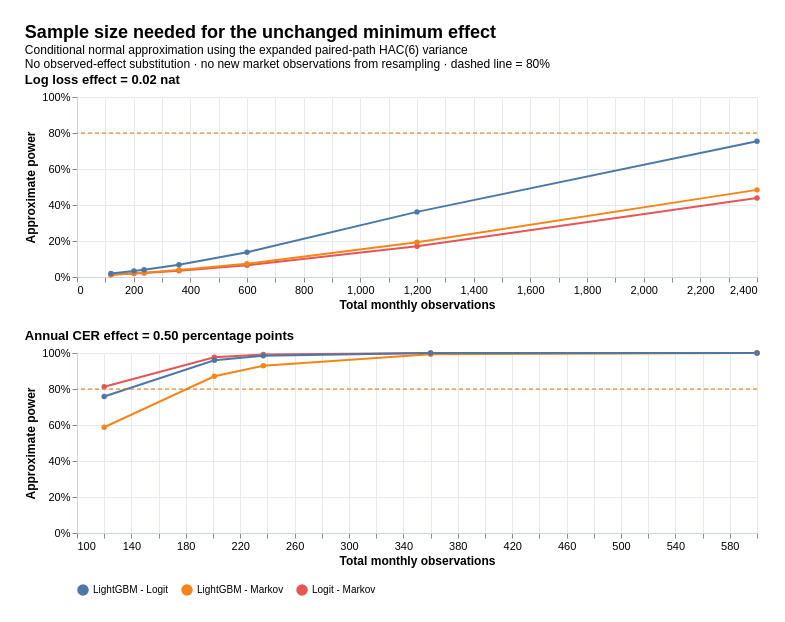

Vega-Lite specification for this chart:
### Vega-Lite specification from a JSON file in a GitHub repository (floating-point values rounded to 4 significant figures)
{"title": {"text": "Sample size needed for the unchanged minimum effect", "subtitle": ["Conditional normal approximation using the expanded paired-path HAC(6) variance", "No observed-effect substitution · no new market observations from resampling · dashed line = 80%"]}, "vconcat": [{"title": {"text": "Log loss effect = 0.02 nat", "fontSize": 13}, "width": 680, "height": 180, "layer": [{"data": {"values": [{"comparison": "Logit - Markov", "endpoint": "log_loss", "n": 120, "family_size": 12, "fixed_effect": 0.02, "se": 0.033, "critical": 2.865, "approximate_80pct_MDE": 0.1223, "approximate_power_at_fixed_effect": 0.01219, "approximate_required_total_n": 4490, "adequate_for_fixed_effect": false}, {"comparison": "Logit - Markov", "endpoint": "log_loss", "n": 201, "family_size": 12, "fixed_effect": 0.02, "se": 0.0255, "critical": 2.865, "approximate_80pct_MDE": 0.09452, "approximate_power_at_fixed_effect": 0.01885, "approximate_required_total_n": 4490, "adequate_for_fixed_effect": false}, {"comparison": "Logit - Markov", "endpoint": "log_loss", "n": 237, "family_size": 12, "fixed_effect": 0.02, "se": 0.02348, "critical": 2.865, "approximate_80pct_MDE": 0.08705, "approximate_power_at_fixed_effect": 0.02213, "approximate_required_total_n": 4490, "adequate_for_fixed_effect": false}, {"comparison": "Logit - Markov", "endpoint": "log_loss", "n": 360, "family_size": 12, "fixed_effect": 0.02, "se": 0.01905, "critical": 2.865, "approximate_80pct_MDE": 0.07063, "approximate_power_at_fixed_effect": 0.03476, "approximate_required_total_n": 4490, "adequate_for_fixed_effect": false}, {"comparison": "Logit - Markov", "endpoint": "log_loss", "n": 600, "family_size": 12, "fixed_effect": 0.02, "se": 0.01476, "critical": 2.865, "approximate_80pct_MDE": 0.05471, "approximate_power_at_fixed_effect": 0.06552, "approximate_required_total_n": 4490, "adequate_for_fixed_effect": false}, {"comparison": "Logit - Markov", "endpoint": "log_loss", "n": 1200, "family_size": 12, "fixed_effect": 0.02, "se": 0.01044, "critical": 2.865, "approximate_80pct_MDE": 0.03869, "approximate_power_at_fixed_effect": 0.1714, "approximate_required_total_n": 4490, "adequate_for_fixed_effect": false}, {"comparison": "Logit - Markov", "endpoint": "log_loss", "n": 2400, "family_size": 12, "fixed_effect": 0.02, "se": 0.007379, "critical": 2.865, "approximate_80pct_MDE": 0.02735, "approximate_power_at_fixed_effect": 0.4384, "approximate_required_total_n": 4490, "adequate_for_fixed_effect": false}, {"comparison": "LightGBM - Markov", "endpoint": "log_loss", "n": 120, "family_size": 12, "fixed_effect": 0.02, "se": 0.03166, "critical": 2.865, "approximate_80pct_MDE": 0.1174, "approximate_power_at_fixed_effect": 0.01299, "approximate_required_total_n": 4132, "adequate_for_fixed_effect": false}, {"comparison": "LightGBM - Markov", "endpoint": "log_loss", "n": 201, "family_size": 12, "fixed_effect": 0.02, "se": 0.02446, "critical": 2.865, "approximate_80pct_MDE": 0.09067, "approximate_power_at_fixed_effect": 0.02041, "approximate_required_total_n": 4132, "adequate_for_fixed_effect": false}, {"comparison": "LightGBM - Markov", "endpoint": "log_loss", "n": 237, "family_size": 12, "fixed_effect": 0.02, "se": 0.02253, "critical": 2.865, "approximate_80pct_MDE": 0.0835, "approximate_power_at_fixed_effect": 0.02408, "approximate_required_total_n": 4132, "adequate_for_fixed_effect": false}, {"comparison": "LightGBM - Markov", "endpoint": "log_loss", "n": 360, "family_size": 12, "fixed_effect": 0.02, "se": 0.01828, "critical": 2.865, "approximate_80pct_MDE": 0.06775, "approximate_power_at_fixed_effect": 0.03832, "approximate_required_total_n": 4132, "adequate_for_fixed_effect": false}, {"comparison": "LightGBM - Markov", "endpoint": "log_loss", "n": 600, "family_size": 12, "fixed_effect": 0.02, "se": 0.01416, "critical": 2.865, "approximate_80pct_MDE": 0.05248, "approximate_power_at_fixed_effect": 0.07318, "approximate_required_total_n": 4132, "adequate_for_fixed_effect": false}, {"comparison": "LightGBM - Markov", "endpoint": "log_loss", "n": 1200, "family_size": 12, "fixed_effect": 0.02, "se": 0.01001, "critical": 2.865, "approximate_80pct_MDE": 0.03711, "approximate_power_at_fixed_effect": 0.1928, "approximate_required_total_n": 4132, "adequate_for_fixed_effect": false}, {"comparison": "LightGBM - Markov", "endpoint": "log_loss", "n": 2400, "family_size": 12, "fixed_effect": 0.02, "se": 0.007079, "critical": 2.865, "approximate_80pct_MDE": 0.02624, "approximate_power_at_fixed_effect": 0.4841, "approximate_required_total_n": 4132, "adequate_for_fixed_effect": false}, {"comparison": "LightGBM - Logit", "endpoint": "log_loss", "n": 120, "family_size": 12, "fixed_effect": 0.02, "se": 0.02518, "critical": 2.865, "approximate_80pct_MDE": 0.09335, "approximate_power_at_fixed_effect": 0.0193, "approximate_required_total_n": 2615, "adequate_for_fixed_effect": false}, {"comparison": "LightGBM - Logit", "endpoint": "log_loss", "n": 201, "family_size": 12, "fixed_effect": 0.02, "se": 0.01946, "critical": 2.865, "approximate_80pct_MDE": 0.07212, "approximate_power_at_fixed_effect": 0.03313, "approximate_required_total_n": 2615, "adequate_for_fixed_effect": false}, {"comparison": "LightGBM - Logit", "endpoint": "log_loss", "n": 237, "family_size": 12, "fixed_effect": 0.02, "se": 0.01792, "critical": 2.865, "approximate_80pct_MDE": 0.06642, "approximate_power_at_fixed_effect": 0.04017, "approximate_required_total_n": 2615, "adequate_for_fixed_effect": false}, {"comparison": "LightGBM - Logit", "endpoint": "log_loss", "n": 360, "family_size": 12, "fixed_effect": 0.02, "se": 0.01454, "critical": 2.865, "approximate_80pct_MDE": 0.05389, "approximate_power_at_fixed_effect": 0.06817, "approximate_required_total_n": 2615, "adequate_for_fixed_effect": false}, {"comparison": "LightGBM - Logit", "endpoint": "log_loss", "n": 600, "family_size": 12, "fixed_effect": 0.02, "se": 0.01126, "critical": 2.865, "approximate_80pct_MDE": 0.04175, "approximate_power_at_fixed_effect": 0.138, "approximate_required_total_n": 2615, "adequate_for_fixed_effect": false}, {"comparison": "LightGBM - Logit", "endpoint": "log_loss", "n": 1200, "family_size": 12, "fixed_effect": 0.02, "se": 0.007963, "critical": 2.865, "approximate_80pct_MDE": 0.02952, "approximate_power_at_fixed_effect": 0.3618, "approximate_required_total_n": 2615, "adequate_for_fixed_effect": false}, {"comparison": "LightGBM - Logit", "endpoint": "log_loss", "n": 2400, "family_size": 12, "fixed_effect": 0.02, "se": 0.005631, "critical": 2.865, "approximate_80pct_MDE": 0.02087, "approximate_power_at_fixed_effect": 0.7538, "approximate_required_total_n": 2615, "adequate_for_fixed_effect": false}]}, "mark": {"type": "line", "point": true}, "encoding": {"x": {"field": "n", "type": "quantitative", "title": "Total monthly observations", "scale": {"zero": false}}, "y": {"field": "approximate_power_at_fixed_effect", "type": "quantitative", "title": "Approximate power", "scale": {"domain": [0, 1]}, "axis": {"format": ".0%"}}, "color": {"field": "comparison", "type": "nominal", "title": null, "legend": {"orient": "bottom"}}}}, {"data": {"values": [{}]}, "mark": {"type": "rule", "strokeDash": [4, 3], "color": "#d97706"}, "encoding": {"y": {"datum": 0.8}}}]}, {"title": {"text": "Annual CER effect = 0.50 percentage points", "fontSize": 13}, "width": 680, "height": 180, "layer": [{"data": {"values": [{"comparison": "Logit - Markov", "endpoint": "annual_CER", "n": 120, "family_size": 12, "fixed_effect": 0.005, "se": 0.001333, "critical": 2.865, "approximate_80pct_MDE": 0.004942, "approximate_power_at_fixed_effect": 0.812, "approximate_required_total_n": 118, "adequate_for_fixed_effect": true}, {"comparison": "Logit - Markov", "endpoint": "annual_CER", "n": 201, "family_size": 12, "fixed_effect": 0.005, "se": 0.00103, "critical": 2.865, "approximate_80pct_MDE": 0.003818, "approximate_power_at_fixed_effect": 0.9766, "approximate_required_total_n": 118, "adequate_for_fixed_effect": true}, {"comparison": "Logit - Markov", "endpoint": "annual_CER", "n": 237, "family_size": 12, "fixed_effect": 0.005, "se": 0.0009486, "critical": 2.865, "approximate_80pct_MDE": 0.003516, "approximate_power_at_fixed_effect": 0.9919, "approximate_required_total_n": 118, "adequate_for_fixed_effect": true}, {"comparison": "Logit - Markov", "endpoint": "annual_CER", "n": 360, "family_size": 12, "fixed_effect": 0.005, "se": 0.0007697, "critical": 2.865, "approximate_80pct_MDE": 0.002853, "approximate_power_at_fixed_effect": 0.9999, "approximate_required_total_n": 118, "adequate_for_fixed_effect": true}, {"comparison": "Logit - Markov", "endpoint": "annual_CER", "n": 600, "family_size": 12, "fixed_effect": 0.005, "se": 0.0005962, "critical": 2.865, "approximate_80pct_MDE": 0.00221, "approximate_power_at_fixed_effect": 1.0, "approximate_required_total_n": 118, "adequate_for_fixed_effect": true}, {"comparison": "LightGBM - Markov", "endpoint": "annual_CER", "n": 120, "family_size": 12, "fixed_effect": 0.005, "se": 0.00162, "critical": 2.865, "approximate_80pct_MDE": 0.006005, "approximate_power_at_fixed_effect": 0.5876, "approximate_required_total_n": 174, "adequate_for_fixed_effect": false}, {"comparison": "LightGBM - Markov", "endpoint": "annual_CER", "n": 201, "family_size": 12, "fixed_effect": 0.005, "se": 0.001252, "critical": 2.865, "approximate_80pct_MDE": 0.00464, "approximate_power_at_fixed_effect": 0.8707, "approximate_required_total_n": 174, "adequate_for_fixed_effect": true}, {"comparison": "LightGBM - Markov", "endpoint": "annual_CER", "n": 237, "family_size": 12, "fixed_effect": 0.005, "se": 0.001153, "critical": 2.865, "approximate_80pct_MDE": 0.004273, "approximate_power_at_fixed_effect": 0.9296, "approximate_required_total_n": 174, "adequate_for_fixed_effect": true}, {"comparison": "LightGBM - Markov", "endpoint": "annual_CER", "n": 360, "family_size": 12, "fixed_effect": 0.005, "se": 0.0009352, "critical": 2.865, "approximate_80pct_MDE": 0.003467, "approximate_power_at_fixed_effect": 0.9935, "approximate_required_total_n": 174, "adequate_for_fixed_effect": true}, {"comparison": "LightGBM - Markov", "endpoint": "annual_CER", "n": 600, "family_size": 12, "fixed_effect": 0.005, "se": 0.0007244, "critical": 2.865, "approximate_80pct_MDE": 0.002685, "approximate_power_at_fixed_effect": 1.0, "approximate_required_total_n": 174, "adequate_for_fixed_effect": true}, {"comparison": "LightGBM - Logit", "endpoint": "annual_CER", "n": 120, "family_size": 12, "fixed_effect": 0.005, "se": 0.001402, "critical": 2.865, "approximate_80pct_MDE": 0.005197, "approximate_power_at_fixed_effect": 0.7584, "approximate_required_total_n": 130, "adequate_for_fixed_effect": false}, {"comparison": "LightGBM - Logit", "endpoint": "annual_CER", "n": 201, "family_size": 12, "fixed_effect": 0.005, "se": 0.001083, "critical": 2.865, "approximate_80pct_MDE": 0.004015, "approximate_power_at_fixed_effect": 0.96, "approximate_required_total_n": 130, "adequate_for_fixed_effect": true}, {"comparison": "LightGBM - Logit", "endpoint": "annual_CER", "n": 237, "family_size": 12, "fixed_effect": 0.005, "se": 0.0009976, "critical": 2.865, "approximate_80pct_MDE": 0.003698, "approximate_power_at_fixed_effect": 0.9841, "approximate_required_total_n": 130, "adequate_for_fixed_effect": true}, {"comparison": "LightGBM - Logit", "endpoint": "annual_CER", "n": 360, "family_size": 12, "fixed_effect": 0.005, "se": 0.0008094, "critical": 2.865, "approximate_80pct_MDE": 0.003, "approximate_power_at_fixed_effect": 0.9995, "approximate_required_total_n": 130, "adequate_for_fixed_effect": true}, {"comparison": "LightGBM - Logit", "endpoint": "annual_CER", "n": 600, "family_size": 12, "fixed_effect": 0.005, "se": 0.000627, "critical": 2.865, "approximate_80pct_MDE": 0.002324, "approximate_power_at_fixed_effect": 1.0, "approximate_required_total_n": 130, "adequate_for_fixed_effect": true}]}, "mark": {"type": "line", "point": true}, "encoding": {"x": {"field": "n", "type": "quantitative", "title": "Total monthly observations", "scale": {"zero": false}}, "y": {"field": "approximate_power_at_fixed_effect", "type": "quantitative", "title": "Approximate power", "scale": {"domain": [0, 1]}, "axis": {"format": ".0%"}}, "color": {"field": "comparison", "type": "nominal", "title": null, "legend": {"orient": "bottom"}}}}, {"data": {"values": [{}]}, "mark": {"type": "rule", "strokeDash": [4, 3], "color": "#d97706"}, "encoding": {"y": {"datum": 0.8}}}]}], "resolve": {"scale": {"x": "independent"}}, "background": "#ffffff", "padding": 24, "config": {"font": "Arial", "title": {"fontSize": 18, "anchor": "start"}, "axis": {"labelFontSize": 11, "titleFontSize": 12, "gridColor": "#e5eaf0", "domainColor": "#cbd5e1"}, "view": {"stroke": null}}}
